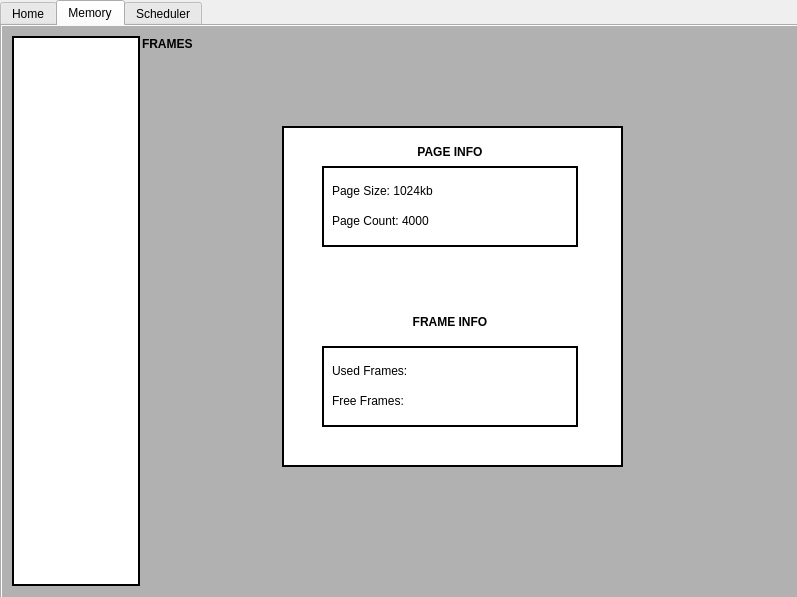
<?xml version="1.0" encoding="UTF-8"?>
<ui version="4.0">
 <class>MainWindow</class>
 <widget class="QMainWindow" name="MainWindow">
  <property name="geometry">
   <rect>
    <x>0</x>
    <y>0</y>
    <width>797</width>
    <height>597</height>
   </rect>
  </property>
  <property name="sizePolicy">
   <sizepolicy hsizetype="Preferred" vsizetype="Expanding">
    <horstretch>0</horstretch>
    <verstretch>0</verstretch>
   </sizepolicy>
  </property>
  <property name="windowTitle">
   <string>OS Simulator</string>
  </property>
  <property name="styleSheet">
   <string notr="true">MainWindow{
background-color: rgb(177, 177, 177);
}</string>
  </property>
  <widget class="QWidget" name="centralwidget">
   <property name="sizePolicy">
    <sizepolicy hsizetype="Expanding" vsizetype="Expanding">
     <horstretch>0</horstretch>
     <verstretch>0</verstretch>
    </sizepolicy>
   </property>
   <property name="styleSheet">
    <string notr="true">centralwidget{
background-color: rgb(177, 177, 177);
}</string>
   </property>
   <widget class="QTabWidget" name="mainTabs">
    <property name="enabled">
     <bool>true</bool>
    </property>
    <property name="geometry">
     <rect>
      <x>0</x>
      <y>0</y>
      <width>800</width>
      <height>600</height>
     </rect>
    </property>
    <property name="sizePolicy">
     <sizepolicy hsizetype="Preferred" vsizetype="Preferred">
      <horstretch>0</horstretch>
      <verstretch>0</verstretch>
     </sizepolicy>
    </property>
    <property name="minimumSize">
     <size>
      <width>0</width>
      <height>100</height>
     </size>
    </property>
    <property name="whatsThis">
     <string>&lt;html&gt;&lt;head/&gt;&lt;body&gt;&lt;p&gt;&lt;br/&gt;&lt;/p&gt;&lt;/body&gt;&lt;/html&gt;</string>
    </property>
    <property name="styleSheet">
     <string notr="true">mainTabs{
background-color: rgb(177, 177, 177);
}</string>
    </property>
    <property name="tabShape">
     <enum>QTabWidget::Rounded</enum>
    </property>
    <property name="currentIndex">
     <number>1</number>
    </property>
    <property name="iconSize">
     <size>
      <width>16</width>
      <height>16</height>
     </size>
    </property>
    <property name="tabBarAutoHide">
     <bool>false</bool>
    </property>
    <widget class="QWidget" name="Home">
     <property name="sizePolicy">
      <sizepolicy hsizetype="Preferred" vsizetype="Expanding">
       <horstretch>0</horstretch>
       <verstretch>0</verstretch>
      </sizepolicy>
     </property>
     <property name="styleSheet">
      <string notr="true">#Home{
background-color: rgb(177, 177, 177);
}</string>
     </property>
     <attribute name="title">
      <string>Home</string>
     </attribute>
     <widget class="QComboBox" name="algorithm">
      <property name="geometry">
       <rect>
        <x>10</x>
        <y>510</y>
        <width>161</width>
        <height>20</height>
       </rect>
      </property>
      <item>
       <property name="text">
        <string>Multi-Level Feedback Queue</string>
       </property>
      </item>
      <item>
       <property name="text">
        <string>Round Robin</string>
       </property>
      </item>
     </widget>
     <widget class="QLabel" name="CycleTime">
      <property name="geometry">
       <rect>
        <x>5</x>
        <y>540</y>
        <width>71</width>
        <height>20</height>
       </rect>
      </property>
      <property name="styleSheet">
       <string notr="true">font-weight: bold;</string>
      </property>
      <property name="text">
       <string>Cycle time</string>
      </property>
      <property name="buddy">
       <cstring>timeUnit</cstring>
      </property>
     </widget>
     <widget class="QPushButton" name="loadFile">
      <property name="geometry">
       <rect>
        <x>190</x>
        <y>540</y>
        <width>75</width>
        <height>23</height>
       </rect>
      </property>
      <property name="text">
       <string>Load File</string>
      </property>
     </widget>
     <widget class="QSpinBox" name="time">
      <property name="geometry">
       <rect>
        <x>70</x>
        <y>540</y>
        <width>50</width>
        <height>20</height>
       </rect>
      </property>
      <property name="sizePolicy">
       <sizepolicy hsizetype="Fixed" vsizetype="Fixed">
        <horstretch>0</horstretch>
        <verstretch>0</verstretch>
       </sizepolicy>
      </property>
      <property name="suffix">
       <string/>
      </property>
      <property name="prefix">
       <string/>
      </property>
      <property name="minimum">
       <number>1</number>
      </property>
      <property name="maximum">
       <number>1000</number>
      </property>
     </widget>
     <widget class="QLabel" name="processLIstLabel">
      <property name="geometry">
       <rect>
        <x>10</x>
        <y>10</y>
        <width>311</width>
        <height>21</height>
       </rect>
      </property>
      <property name="autoFillBackground">
       <bool>false</bool>
      </property>
      <property name="styleSheet">
       <string notr="true">font-weight: bold;</string>
      </property>
      <property name="text">
       <string>Process List</string>
      </property>
     </widget>
     <widget class="QComboBox" name="timeUnit">
      <property name="geometry">
       <rect>
        <x>130</x>
        <y>540</y>
        <width>39</width>
        <height>20</height>
       </rect>
      </property>
      <property name="sizePolicy">
       <sizepolicy hsizetype="Fixed" vsizetype="Fixed">
        <horstretch>0</horstretch>
        <verstretch>0</verstretch>
       </sizepolicy>
      </property>
      <property name="cursor">
       <cursorShape>ArrowCursor</cursorShape>
      </property>
      <item>
       <property name="text">
        <string>ms</string>
       </property>
      </item>
      <item>
       <property name="text">
        <string>s</string>
       </property>
      </item>
      <item>
       <property name="text">
        <string>ns</string>
       </property>
      </item>
     </widget>
     <widget class="QTableWidget" name="processList">
      <property name="geometry">
       <rect>
        <x>10</x>
        <y>30</y>
        <width>771</width>
        <height>291</height>
       </rect>
      </property>
      <property name="sizePolicy">
       <sizepolicy hsizetype="Expanding" vsizetype="Preferred">
        <horstretch>0</horstretch>
        <verstretch>0</verstretch>
       </sizepolicy>
      </property>
      <property name="toolTip">
       <string>Process List</string>
      </property>
      <property name="styleSheet">
       <string notr="true">QTableWidget
{
border: 2px solid black;
background: white
}

QTableWidget::item
{
border: 1px solid black;
}

QHeaderView::section
{
border: 1px solid black;
background: white
}</string>
      </property>
      <attribute name="horizontalHeaderHighlightSections">
       <bool>true</bool>
      </attribute>
      <attribute name="horizontalHeaderShowSortIndicator" stdset="0">
       <bool>false</bool>
      </attribute>
      <attribute name="horizontalHeaderStretchLastSection">
       <bool>true</bool>
      </attribute>
      <column>
       <property name="text">
        <string>PID</string>
       </property>
      </column>
      <column>
       <property name="text">
        <string>NAME</string>
       </property>
      </column>
      <column>
       <property name="text">
        <string>STATE</string>
       </property>
      </column>
     </widget>
     <widget class="QFrame" name="stats">
      <property name="geometry">
       <rect>
        <x>270</x>
        <y>479</y>
        <width>521</width>
        <height>91</height>
       </rect>
      </property>
      <property name="styleSheet">
       <string notr="true">
#stats{
background-color: gray;
border: 2px solid black;
}</string>
      </property>
      <property name="frameShape">
       <enum>QFrame::StyledPanel</enum>
      </property>
      <property name="frameShadow">
       <enum>QFrame::Raised</enum>
      </property>
      <widget class="QLabel" name="isRunning">
       <property name="geometry">
        <rect>
         <x>10</x>
         <y>10</y>
         <width>91</width>
         <height>21</height>
        </rect>
       </property>
       <property name="styleSheet">
        <string notr="true">font-weight: bold;</string>
       </property>
       <property name="text">
        <string>Not Running.....</string>
       </property>
      </widget>
      <widget class="QProgressBar" name="memoryUsage">
       <property name="geometry">
        <rect>
         <x>10</x>
         <y>60</y>
         <width>511</width>
         <height>23</height>
        </rect>
       </property>
       <property name="styleSheet">
        <string notr="true"/>
       </property>
       <property name="value">
        <number>25</number>
       </property>
       <property name="orientation">
        <enum>Qt::Horizontal</enum>
       </property>
       <property name="invertedAppearance">
        <bool>false</bool>
       </property>
       <property name="textDirection">
        <enum>QProgressBar::TopToBottom</enum>
       </property>
      </widget>
      <widget class="QLabel" name="label_2">
       <property name="geometry">
        <rect>
         <x>10</x>
         <y>40</y>
         <width>221</width>
         <height>16</height>
        </rect>
       </property>
       <property name="styleSheet">
        <string notr="true">font-weight: bold;</string>
       </property>
       <property name="text">
        <string>Memory Usage</string>
       </property>
      </widget>
      <widget class="QFrame" name="criticalSecFrame">
       <property name="geometry">
        <rect>
         <x>100</x>
         <y>10</y>
         <width>81</width>
         <height>41</height>
        </rect>
       </property>
       <property name="styleSheet">
        <string notr="true">background-color: red;</string>
       </property>
       <property name="frameShape">
        <enum>QFrame::StyledPanel</enum>
       </property>
       <property name="frameShadow">
        <enum>QFrame::Raised</enum>
       </property>
       <widget class="QLabel" name="criticalSec">
        <property name="geometry">
         <rect>
          <x>0</x>
          <y>0</y>
          <width>81</width>
          <height>41</height>
         </rect>
        </property>
        <property name="text">
         <string>Critical Section</string>
        </property>
        <property name="textFormat">
         <enum>Qt::PlainText</enum>
        </property>
        <property name="alignment">
         <set>Qt::AlignCenter</set>
        </property>
       </widget>
      </widget>
      <widget class="QLCDNumber" name="core1">
       <property name="geometry">
        <rect>
         <x>190</x>
         <y>30</y>
         <width>64</width>
         <height>23</height>
        </rect>
       </property>
       <property name="styleSheet">
        <string notr="true">background-color: black;</string>
       </property>
      </widget>
      <widget class="QLCDNumber" name="core2">
       <property name="geometry">
        <rect>
         <x>270</x>
         <y>30</y>
         <width>64</width>
         <height>23</height>
        </rect>
       </property>
       <property name="acceptDrops">
        <bool>false</bool>
       </property>
       <property name="styleSheet">
        <string notr="true">background-color: black;</string>
       </property>
       <property name="smallDecimalPoint">
        <bool>false</bool>
       </property>
       <property name="digitCount">
        <number>5</number>
       </property>
       <property name="segmentStyle">
        <enum>QLCDNumber::Filled</enum>
       </property>
      </widget>
      <widget class="QLabel" name="core1Load">
       <property name="geometry">
        <rect>
         <x>190</x>
         <y>10</y>
         <width>64</width>
         <height>16</height>
        </rect>
       </property>
       <property name="styleSheet">
        <string notr="true">font-weight: bold;</string>
       </property>
       <property name="text">
        <string>Core 1 Load</string>
       </property>
       <property name="alignment">
        <set>Qt::AlignCenter</set>
       </property>
      </widget>
      <widget class="QLabel" name="core2Load">
       <property name="geometry">
        <rect>
         <x>270</x>
         <y>10</y>
         <width>64</width>
         <height>16</height>
        </rect>
       </property>
       <property name="styleSheet">
        <string notr="true">font-weight: bold;</string>
       </property>
       <property name="text">
        <string>Core 2 Load</string>
       </property>
       <property name="alignment">
        <set>Qt::AlignCenter</set>
       </property>
      </widget>
     </widget>
     <widget class="QPushButton" name="startSim">
      <property name="geometry">
       <rect>
        <x>190</x>
        <y>480</y>
        <width>75</width>
        <height>23</height>
       </rect>
      </property>
      <property name="sizePolicy">
       <sizepolicy hsizetype="Fixed" vsizetype="Fixed">
        <horstretch>0</horstretch>
        <verstretch>0</verstretch>
       </sizepolicy>
      </property>
      <property name="text">
       <string>Start</string>
      </property>
     </widget>
     <widget class="QPushButton" name="stop">
      <property name="geometry">
       <rect>
        <x>190</x>
        <y>510</y>
        <width>75</width>
        <height>23</height>
       </rect>
      </property>
      <property name="text">
       <string>Stop</string>
      </property>
     </widget>
     <widget class="QRadioButton" name="simulate">
      <property name="geometry">
       <rect>
        <x>10</x>
        <y>480</y>
        <width>161</width>
        <height>20</height>
       </rect>
      </property>
      <property name="text">
       <string>Simulate</string>
      </property>
     </widget>
     <widget class="QTextEdit" name="ConsoleOutput">
      <property name="geometry">
       <rect>
        <x>10</x>
        <y>330</y>
        <width>771</width>
        <height>91</height>
       </rect>
      </property>
      <property name="styleSheet">
       <string notr="true">border: 2px solid black;
background: white
</string>
      </property>
      <property name="readOnly">
       <bool>true</bool>
      </property>
     </widget>
     <widget class="QLineEdit" name="CommandInput">
      <property name="geometry">
       <rect>
        <x>10</x>
        <y>430</y>
        <width>771</width>
        <height>20</height>
       </rect>
      </property>
      <property name="placeholderText">
       <string>Enter a command</string>
      </property>
     </widget>
    </widget>
    <widget class="QWidget" name="Memory">
     <property name="styleSheet">
      <string notr="true">#Memory{
background-color: rgb(177, 177, 177);
}

</string>
     </property>
     <attribute name="icon">
      <iconset resource="resources.qrc">
       <normaloff>:/img/resources/ram.png</normaloff>:/img/resources/ram.png</iconset>
     </attribute>
     <attribute name="title">
      <string>Memory</string>
     </attribute>
     <widget class="QGraphicsView" name="memoryView">
      <property name="geometry">
       <rect>
        <x>10</x>
        <y>10</y>
        <width>128</width>
        <height>550</height>
       </rect>
      </property>
      <property name="styleSheet">
       <string notr="true">QScrollBar::vertical{width:16px;}

QGraphicsView{
border: 2px solid black;
background-color: white;
}



</string>
      </property>
     </widget>
     <widget class="QFrame" name="MemoryInfo">
      <property name="geometry">
       <rect>
        <x>280</x>
        <y>100</y>
        <width>341</width>
        <height>341</height>
       </rect>
      </property>
      <property name="styleSheet">
       <string notr="true">
#MemoryInfo{
background-color: white;
border: 2px solid black;
font-weight: bold;
}
</string>
      </property>
      <property name="frameShape">
       <enum>QFrame::StyledPanel</enum>
      </property>
      <property name="frameShadow">
       <enum>QFrame::Raised</enum>
      </property>
      <widget class="QFrame" name="pageInfo">
       <property name="geometry">
        <rect>
         <x>40</x>
         <y>40</y>
         <width>256</width>
         <height>81</height>
        </rect>
       </property>
       <property name="styleSheet">
        <string notr="true">#pageInfo{
border: 2px solid black;
}</string>
       </property>
       <property name="frameShape">
        <enum>QFrame::StyledPanel</enum>
       </property>
       <property name="frameShadow">
        <enum>QFrame::Raised</enum>
       </property>
       <widget class="QLabel" name="pageSizeLabel">
        <property name="geometry">
         <rect>
          <x>10</x>
          <y>10</y>
          <width>231</width>
          <height>30</height>
         </rect>
        </property>
        <property name="styleSheet">
         <string notr="true"/>
        </property>
        <property name="text">
         <string>Page Size: 1024kb</string>
        </property>
        <property name="alignment">
         <set>Qt::AlignJustify|Qt::AlignVCenter</set>
        </property>
       </widget>
       <widget class="QLabel" name="label_4">
        <property name="geometry">
         <rect>
          <x>10</x>
          <y>40</y>
          <width>231</width>
          <height>30</height>
         </rect>
        </property>
        <property name="styleSheet">
         <string notr="true"/>
        </property>
        <property name="text">
         <string>Page Count: 4000</string>
        </property>
        <property name="alignment">
         <set>Qt::AlignJustify|Qt::AlignVCenter</set>
        </property>
       </widget>
      </widget>
      <widget class="QLabel" name="label_3">
       <property name="geometry">
        <rect>
         <x>40</x>
         <y>10</y>
         <width>256</width>
         <height>31</height>
        </rect>
       </property>
       <property name="styleSheet">
        <string notr="true">font-weight: bold;</string>
       </property>
       <property name="text">
        <string>PAGE INFO</string>
       </property>
       <property name="alignment">
        <set>Qt::AlignCenter</set>
       </property>
      </widget>
      <widget class="QFrame" name="frameInfo">
       <property name="geometry">
        <rect>
         <x>40</x>
         <y>220</y>
         <width>256</width>
         <height>81</height>
        </rect>
       </property>
       <property name="styleSheet">
        <string notr="true">#frameInfo{
border: 2px solid black;
}</string>
       </property>
       <property name="frameShape">
        <enum>QFrame::StyledPanel</enum>
       </property>
       <property name="frameShadow">
        <enum>QFrame::Raised</enum>
       </property>
       <widget class="QLabel" name="usedFrames">
        <property name="geometry">
         <rect>
          <x>10</x>
          <y>10</y>
          <width>231</width>
          <height>30</height>
         </rect>
        </property>
        <property name="styleSheet">
         <string notr="true"/>
        </property>
        <property name="text">
         <string>Used Frames:</string>
        </property>
        <property name="alignment">
         <set>Qt::AlignJustify|Qt::AlignVCenter</set>
        </property>
       </widget>
       <widget class="QLabel" name="freeFrames">
        <property name="geometry">
         <rect>
          <x>10</x>
          <y>40</y>
          <width>231</width>
          <height>30</height>
         </rect>
        </property>
        <property name="styleSheet">
         <string notr="true"/>
        </property>
        <property name="text">
         <string>Free Frames:</string>
        </property>
        <property name="alignment">
         <set>Qt::AlignJustify|Qt::AlignVCenter</set>
        </property>
       </widget>
      </widget>
      <widget class="QLabel" name="label_6">
       <property name="geometry">
        <rect>
         <x>40</x>
         <y>180</y>
         <width>256</width>
         <height>31</height>
        </rect>
       </property>
       <property name="styleSheet">
        <string notr="true">font-weight: bold;</string>
       </property>
       <property name="text">
        <string>FRAME INFO</string>
       </property>
       <property name="alignment">
        <set>Qt::AlignCenter</set>
       </property>
      </widget>
     </widget>
     <widget class="QLabel" name="label">
      <property name="geometry">
       <rect>
        <x>140</x>
        <y>10</y>
        <width>81</width>
        <height>16</height>
       </rect>
      </property>
      <property name="styleSheet">
       <string notr="true">font-weight: bold;</string>
      </property>
      <property name="text">
       <string>FRAMES</string>
      </property>
     </widget>
    </widget>
    <widget class="QWidget" name="Scheduler">
     <property name="cursor">
      <cursorShape>ArrowCursor</cursorShape>
     </property>
     <property name="acceptDrops">
      <bool>false</bool>
     </property>
     <property name="accessibleName">
      <string/>
     </property>
     <property name="styleSheet">
      <string notr="true">#Scheduler{
background-color: rgb(177, 177, 177);
}</string>
     </property>
     <attribute name="icon">
      <iconset resource="resources.qrc">
       <normaloff>:/img/resources/Scheduler.png</normaloff>:/img/resources/Scheduler.png</iconset>
     </attribute>
     <attribute name="title">
      <string>Scheduler</string>
     </attribute>
     <widget class="QTableWidget" name="jobPoolList">
      <property name="geometry">
       <rect>
        <x>30</x>
        <y>50</y>
        <width>200</width>
        <height>431</height>
       </rect>
      </property>
      <property name="styleSheet">
       <string notr="true">QTableWidget
{
border: 1px solid black;
background: white
}

QTableWidget::item
{
border: 1px solid black;
}

QHeaderView::section
{
border: 1px solid black;
background: white
}</string>
      </property>
      <attribute name="horizontalHeaderMinimumSectionSize">
       <number>39</number>
      </attribute>
      <attribute name="horizontalHeaderDefaultSectionSize">
       <number>99</number>
      </attribute>
      <attribute name="horizontalHeaderStretchLastSection">
       <bool>true</bool>
      </attribute>
      <attribute name="verticalHeaderMinimumSectionSize">
       <number>20</number>
      </attribute>
      <column>
       <property name="text">
        <string>PID</string>
       </property>
      </column>
      <column>
       <property name="text">
        <string>NAME</string>
       </property>
      </column>
     </widget>
     <widget class="QLabel" name="BaseLevel">
      <property name="geometry">
       <rect>
        <x>240</x>
        <y>330</y>
        <width>511</width>
        <height>21</height>
       </rect>
      </property>
      <property name="styleSheet">
       <string notr="true">font-weight: bold;</string>
      </property>
      <property name="text">
       <string>Base Level Queue</string>
      </property>
      <property name="alignment">
       <set>Qt::AlignCenter</set>
      </property>
     </widget>
     <widget class="QTableWidget" name="readyQueue">
      <property name="geometry">
       <rect>
        <x>240</x>
        <y>50</y>
        <width>250</width>
        <height>130</height>
       </rect>
      </property>
      <property name="toolTip">
       <string>Ready Queue</string>
      </property>
      <property name="styleSheet">
       <string notr="true">QTableWidget
{
border: 1px solid black;
background: white
}

QTableWidget::item
{
border: 1px solid black;
}

QHeaderView::section
{
border: 1px solid black;
background: white
}</string>
      </property>
      <attribute name="horizontalHeaderStretchLastSection">
       <bool>true</bool>
      </attribute>
      <attribute name="verticalHeaderCascadingSectionResizes">
       <bool>false</bool>
      </attribute>
      <attribute name="verticalHeaderMinimumSectionSize">
       <number>20</number>
      </attribute>
      <attribute name="verticalHeaderDefaultSectionSize">
       <number>30</number>
      </attribute>
      <attribute name="verticalHeaderHighlightSections">
       <bool>true</bool>
      </attribute>
      <attribute name="verticalHeaderShowSortIndicator" stdset="0">
       <bool>false</bool>
      </attribute>
      <attribute name="verticalHeaderStretchLastSection">
       <bool>false</bool>
      </attribute>
      <column>
       <property name="text">
        <string>PID</string>
       </property>
      </column>
      <column>
       <property name="text">
        <string>NAME</string>
       </property>
       <property name="font">
        <font>
         <weight>50</weight>
         <bold>false</bold>
        </font>
       </property>
      </column>
     </widget>
     <widget class="QLabel" name="MidLevel">
      <property name="geometry">
       <rect>
        <x>240</x>
        <y>180</y>
        <width>511</width>
        <height>21</height>
       </rect>
      </property>
      <property name="styleSheet">
       <string notr="true">font-weight: bold;</string>
      </property>
      <property name="text">
       <string>Mid Level Queue</string>
      </property>
      <property name="alignment">
       <set>Qt::AlignCenter</set>
      </property>
     </widget>
     <widget class="QLabel" name="readyQueue_2">
      <property name="geometry">
       <rect>
        <x>240</x>
        <y>30</y>
        <width>511</width>
        <height>21</height>
       </rect>
      </property>
      <property name="styleSheet">
       <string notr="true">font-weight: bold;</string>
      </property>
      <property name="text">
       <string>Ready Queue</string>
      </property>
      <property name="alignment">
       <set>Qt::AlignCenter</set>
      </property>
     </widget>
     <widget class="QTableWidget" name="baseQueue">
      <property name="geometry">
       <rect>
        <x>240</x>
        <y>350</y>
        <width>250</width>
        <height>130</height>
       </rect>
      </property>
      <property name="toolTip">
       <string>Base Level Queue</string>
      </property>
      <property name="styleSheet">
       <string notr="true">QTableWidget
{
border: 1px solid black;
background: white
}

QTableWidget::item
{
border: 1px solid black;
}

QHeaderView::section
{
border: 1px solid black;
background: white
}</string>
      </property>
      <attribute name="horizontalHeaderStretchLastSection">
       <bool>true</bool>
      </attribute>
      <attribute name="verticalHeaderMinimumSectionSize">
       <number>20</number>
      </attribute>
      <column>
       <property name="text">
        <string>PID</string>
       </property>
      </column>
      <column>
       <property name="text">
        <string>NAME</string>
       </property>
      </column>
     </widget>
     <widget class="QTableWidget" name="midQueue">
      <property name="geometry">
       <rect>
        <x>240</x>
        <y>200</y>
        <width>250</width>
        <height>130</height>
       </rect>
      </property>
      <property name="toolTip">
       <string>Mid Level Queue</string>
      </property>
      <property name="styleSheet">
       <string notr="true">QTableWidget
{
border: 1px solid black;
background: white
}

QTableWidget::item
{
border: 1px solid black;
}

QHeaderView::section
{
border: 1px solid black;
background: white
}</string>
      </property>
      <attribute name="horizontalHeaderStretchLastSection">
       <bool>true</bool>
      </attribute>
      <attribute name="verticalHeaderMinimumSectionSize">
       <number>20</number>
      </attribute>
      <column>
       <property name="text">
        <string>PID</string>
       </property>
      </column>
      <column>
       <property name="text">
        <string>NAME</string>
       </property>
      </column>
     </widget>
     <widget class="QTableWidget" name="readyQueue_core2">
      <property name="geometry">
       <rect>
        <x>505</x>
        <y>50</y>
        <width>250</width>
        <height>130</height>
       </rect>
      </property>
      <property name="toolTip">
       <string>Ready Queue</string>
      </property>
      <property name="styleSheet">
       <string notr="true">QTableWidget
{
border: 1px solid black;
background: white
}

QTableWidget::item
{
border: 1px solid black;
}

QHeaderView::section
{
border: 1px solid black;
background: white
}</string>
      </property>
      <attribute name="horizontalHeaderStretchLastSection">
       <bool>true</bool>
      </attribute>
      <attribute name="verticalHeaderCascadingSectionResizes">
       <bool>false</bool>
      </attribute>
      <attribute name="verticalHeaderMinimumSectionSize">
       <number>20</number>
      </attribute>
      <attribute name="verticalHeaderDefaultSectionSize">
       <number>30</number>
      </attribute>
      <attribute name="verticalHeaderHighlightSections">
       <bool>true</bool>
      </attribute>
      <attribute name="verticalHeaderShowSortIndicator" stdset="0">
       <bool>false</bool>
      </attribute>
      <attribute name="verticalHeaderStretchLastSection">
       <bool>false</bool>
      </attribute>
      <column>
       <property name="text">
        <string>PID</string>
       </property>
      </column>
      <column>
       <property name="text">
        <string>NAME</string>
       </property>
       <property name="font">
        <font>
         <weight>50</weight>
         <bold>false</bold>
        </font>
       </property>
      </column>
     </widget>
     <widget class="QTableWidget" name="midQueue_core2">
      <property name="geometry">
       <rect>
        <x>505</x>
        <y>200</y>
        <width>250</width>
        <height>130</height>
       </rect>
      </property>
      <property name="toolTip">
       <string>Mid Level Queue</string>
      </property>
      <property name="styleSheet">
       <string notr="true">QTableWidget
{
border: 1px solid black;
background: white
}

QTableWidget::item
{
border: 1px solid black;
}

QHeaderView::section
{
border: 1px solid black;
background: white
}</string>
      </property>
      <attribute name="horizontalHeaderStretchLastSection">
       <bool>true</bool>
      </attribute>
      <attribute name="verticalHeaderMinimumSectionSize">
       <number>20</number>
      </attribute>
      <column>
       <property name="text">
        <string>PID</string>
       </property>
      </column>
      <column>
       <property name="text">
        <string>NAME</string>
       </property>
      </column>
     </widget>
     <widget class="QTableWidget" name="baseQueue_core2">
      <property name="geometry">
       <rect>
        <x>505</x>
        <y>350</y>
        <width>250</width>
        <height>130</height>
       </rect>
      </property>
      <property name="toolTip">
       <string>Base Level Queue</string>
      </property>
      <property name="styleSheet">
       <string notr="true">QTableWidget
{
border: 1px solid black;
background: white
}

QTableWidget::item
{
border: 1px solid black;
}

QHeaderView::section
{
border: 1px solid black;
background: white
}</string>
      </property>
      <attribute name="horizontalHeaderStretchLastSection">
       <bool>true</bool>
      </attribute>
      <attribute name="verticalHeaderMinimumSectionSize">
       <number>20</number>
      </attribute>
      <column>
       <property name="text">
        <string>PID</string>
       </property>
      </column>
      <column>
       <property name="text">
        <string>NAME</string>
       </property>
      </column>
     </widget>
     <widget class="QFrame" name="frame">
      <property name="geometry">
       <rect>
        <x>20</x>
        <y>30</y>
        <width>751</width>
        <height>461</height>
       </rect>
      </property>
      <property name="styleSheet">
       <string notr="true">background-color:white;
border: 2px solid black;</string>
      </property>
      <property name="frameShape">
       <enum>QFrame::StyledPanel</enum>
      </property>
      <property name="frameShadow">
       <enum>QFrame::Raised</enum>
      </property>
     </widget>
     <widget class="QLabel" name="jobPool">
      <property name="geometry">
       <rect>
        <x>30</x>
        <y>30</y>
        <width>200</width>
        <height>21</height>
       </rect>
      </property>
      <property name="styleSheet">
       <string notr="true">font-weight: bold;</string>
      </property>
      <property name="text">
       <string>Job Pool</string>
      </property>
      <property name="alignment">
       <set>Qt::AlignCenter</set>
      </property>
     </widget>
     <widget class="QLabel" name="CORE1">
      <property name="geometry">
       <rect>
        <x>240</x>
        <y>30</y>
        <width>251</width>
        <height>21</height>
       </rect>
      </property>
      <property name="styleSheet">
       <string notr="true">font-weight: bold;</string>
      </property>
      <property name="text">
       <string>CORE 1</string>
      </property>
      <property name="alignment">
       <set>Qt::AlignCenter</set>
      </property>
     </widget>
     <widget class="QLabel" name="CORE2">
      <property name="geometry">
       <rect>
        <x>505</x>
        <y>30</y>
        <width>251</width>
        <height>21</height>
       </rect>
      </property>
      <property name="styleSheet">
       <string notr="true">font-weight: bold;</string>
      </property>
      <property name="text">
       <string>CORE 2</string>
      </property>
      <property name="alignment">
       <set>Qt::AlignCenter</set>
      </property>
     </widget>
     <zorder>frame</zorder>
     <zorder>jobPoolList</zorder>
     <zorder>BaseLevel</zorder>
     <zorder>readyQueue</zorder>
     <zorder>MidLevel</zorder>
     <zorder>readyQueue_2</zorder>
     <zorder>baseQueue</zorder>
     <zorder>midQueue</zorder>
     <zorder>readyQueue_core2</zorder>
     <zorder>midQueue_core2</zorder>
     <zorder>baseQueue_core2</zorder>
     <zorder>jobPool</zorder>
     <zorder>CORE1</zorder>
     <zorder>CORE2</zorder>
    </widget>
   </widget>
  </widget>
 </widget>
 <resources>
  <include location="resources.qrc"/>
 </resources>
 <connections/>
</ui>
